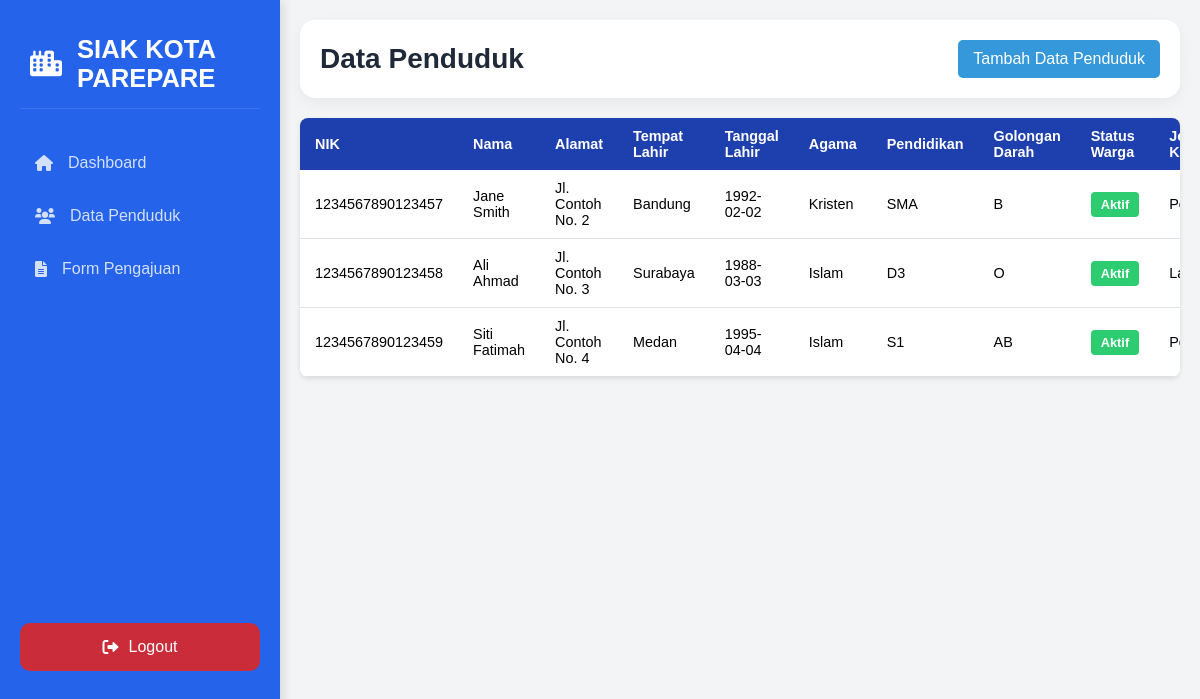
The page /admin/data_penduduk.php (signed in) on the database its author committed.
### tables this page shows
CREATE TABLE `data_penduduk` (
  `nik` varchar(20) NOT NULL,
  `nama` varchar(100) NOT NULL,
  `alamat` text NOT NULL,
  `tempat_lahir` varchar(100) NOT NULL,
  `tanggal_lahir` date NOT NULL,
  `agama` varchar(50) NOT NULL,
  `pendidikan` varchar(50) NOT NULL,
  `golongan_darah` varchar(3) DEFAULT NULL,
  `status_warga` enum('Aktif','Tidak Aktif') NOT NULL,
  `jenis_kelamin` enum('L','P') NOT NULL
);

### admin/data_penduduk.php (the view, shortened to what this page needs)
<?php
include '../config/database.php';
?>
<!DOCTYPE html>
<html lang="id">
<head>
    <link href="https://cdnjs.cloudflare.com/ajax/libs/font-awesome/6.0.0/css/all.min.css" rel="stylesheet">
</head>
<body>
<nav class="sidebar">
    <div class="logo">
        <i class="fas fa-city"></i>
        <span class="menu-text">SIAK KOTA PAREPARE</span>
    </div>
    <a href="dashboard.php" class="menu-item active"><i class="fas fa-home"></i> Dashboard</a>
    <a href="data_penduduk.php" class="menu-item"><i class="fas fa-users"></i> Data Penduduk</a>
    <a href="dokumen.php" class="menu-item"><i class="fas fa-file-alt"></i> Form Pengajuan</a>
    <form action="../login.php" method="GET" style="margin-top: auto;">
        <button type="submit" name="action" value="logout" class="logout-btn">
            <i class="fas fa-sign-out-alt"></i> Logout
        </button>
    </form>
</nav>
<main class="main-content">
    <div class="header">
        <h1>Data Penduduk</h1>
        <button class="button-tambah" onclick="window.location.href='tambah_data_penduduk.php'">Tambah Data Penduduk</button>
    </div>
    <div class="table-container">
        <table>
            <thead>
                <tr>
                    <th>NIK</th>
                    <th>Nama</th>
                    <th>Alamat</th>
                    <th>Tempat Lahir</th>
                    <th>Tanggal Lahir</th>
                    <th>Agama</th>
                    <th>Pendidikan</th>
                    <th>Golongan Darah</th>
                    <th>Status Warga</th>
                    <th>Jenis Kelamin</th>
                </tr>
            </thead>
            <tbody>
                <?php
                $query = "SELECT * FROM data_penduduk";
                $result = mysqli_query($conn, $query);
                while ($data = mysqli_fetch_assoc($result)) {
                    echo "<tr>
                            <td>{$data['nik']}</td>
                            <td>{$data['nama']}</td>
                            <td>{$data['alamat']}</td>
                            <td>{$data['tempat_lahir']}</td>
                            <td>{$data['tanggal_lahir']}</td>
                            <td>{$data['agama']}</td>
                            <td>{$data['pendidikan']}</td>
                            <td>{$data['golongan_darah']}</td>
                            <td><span class='status " . ($data['status_warga'] === 'Aktif' ? 'active' : 'inactive') . "'>{$data['status_warga']}</span></td>
                            <td>" . ($data['jenis_kelamin'] === 'L' ? 'Laki-laki' : 'Perempuan') . "</td>
                            <td>
                                <div class='action-buttons'>
                                    <button class='btn btn-edit' onclick='window.location.href=\"edit_penduduk.php?nik={$data['nik']}\"'>
                                        <i class='fas fa-edit'></i> Edit
                                    </button>
                                    <button class='btn btn-delete' onclick='confirmDelete(\"{$data['nik']}\")'>
                                        <i class='fas fa-trash'></i> Hapus
                                    </button>
                                </div>
                            </td>
                          </tr>";
                }
                ?>
            </tbody>
        </table>
    </div>
</main>
</body>
</html>

### admin/data_penduduk.php (style rules this page uses)
* { margin: 0; padding: 0; box-sizing: border-box; font-family: 'Poppins', sans-serif; }
:root { --primary-color: #2563eb; --secondary-color: #1e40af; --accent-color: #3b82f6; --text-color: #1f2937; --bg-light: #f3f4f6; --transition: all 0.3s ease; }
body { background-color: var(--bg-light); min-height: 100vh; }
.sidebar { position: fixed; left: 0; top: 0; height: 100%; width: 280px; background: var(--primary-color); padding: 20px; color: white; box-shadow: 4px 0 10px rgba(0, 0, 0, 0.1); }
.sidebar .logo { display: flex; align-items: center; gap: 15px; padding: 15px 10px; font-size: 1.6rem; font-weight: 600; margin-bottom: 30px; border-bottom: 1px solid rgba(255, 255, 255, 0.1); }
.sidebar .menu-item { display: flex; align-items: center; gap: 15px; padding: 15px; color: rgba(255, 255, 255, 0.8); text-decoration: none; border-radius: 10px; margin-bottom: 5px; transition: var(--transition); }
.sidebar .logout-btn { margin-top: 330px; background-color: rgba(220, 38, 38, 0.9); color: white; padding: 15px; border: none; border-radius: 10px; cursor: pointer; text-align: center; width: 100%; font-size: 1rem; font-weight: 500; transition: var(--transition); display: flex; align-items: center; justify-content: center; gap: 10px; }
.main-content { flex-grow: 1; padding: 20px; display: flex; flex-direction: column; margin-left: 280px; }
.header { background: white; padding: 20px; border-radius: 15px; box-shadow: 0 5px 15px rgba(0, 0, 0, 0.05); margin-bottom: 30px; }
.header h1 { font-size: 28px; color: var(--text-color); font-weight: 600; }
.main-content .header { display: flex; justify-content: space-between; align-items: center; margin-bottom: 20px; }
.button-tambah { padding: 10px 15px; background-color: #3498db; color: white; border: none; border-radius: 5px; cursor: pointer; font-size: 1rem; transition: background-color 0.3s, transform 0.3s; }
.table-container { background-color: white; border-radius: 8px; box-shadow: 0 2px 5px rgba(0, 0, 0, 0.1); overflow-x: auto; }
table { width: 100%; border-collapse: collapse; }
table thead { background-color: #1e40af; color: white; }
table thead tr th { padding: 10px 15px; text-align: left; font-size: 0.9rem; }
table tbody tr td { padding: 10px 15px; border-bottom: 1px solid #e0e0e0; font-size: 0.9rem; }
.status { display: inline-block; padding: 5px 10px; border-radius: 4px; font-size: 0.8rem; font-weight: bold; }
.status.active { background-color: #2ecc71; color: white; }

### rows shown on the page
data_penduduk: nik "1234567890123457", nama "Jane Smith", alamat "Jl. Contoh No. 2", tempat_lahir "Bandung", tanggal_lahir "1992-02-02", agama "Kristen", pendidikan "SMA", golongan_darah "B", status_warga "Aktif", jenis_kelamin "Perempuan"
data_penduduk: nik "1234567890123458", nama "Ali Ahmad", alamat "Jl. Contoh No. 3", tempat_lahir "Surabaya", tanggal_lahir "1988-03-03", agama "Islam", pendidikan "D3", golongan_darah "O", status_warga "Aktif", jenis_kelamin "Laki-laki"
data_penduduk: nik "1234567890123459", nama "Siti Fatimah", alamat "Jl. Contoh No. 4", tempat_lahir "Medan", tanggal_lahir "1995-04-04", agama "Islam", pendidikan "S1", golongan_darah "AB", status_warga "Aktif", jenis_kelamin "Perempuan"
